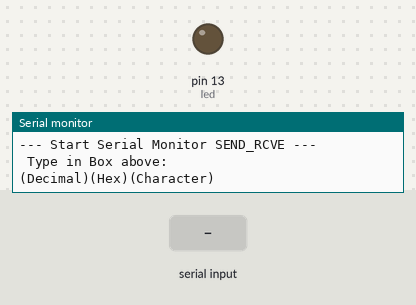
A sketch run on a simulated Arduino Uno, built with avr-gcc and run on an emulated ATmega328P. Shown: output pins drawn as LEDs (lit = HIGH), the last lines printed to the serial monitor. Inputs (shaded band) come from the test bench.

Above: at 1.2 s.
1.3 s: "1" received over Serial
At 2.3 s:
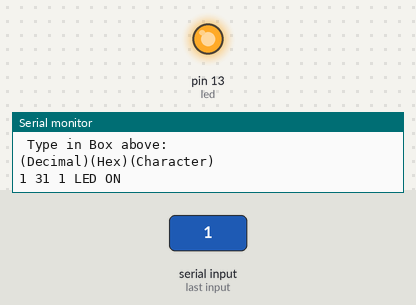
2.8 s: "0" received over Serial
At 3.4 s:
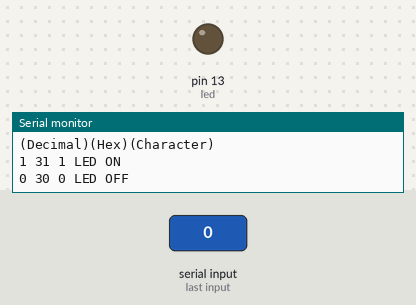
Timing chart, 0 to 5.8 s (numbered marks = the images above; inputs shaded):
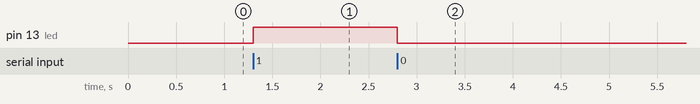

Measured:
- after the input at 1.3 s, pin 13 (led): LOW → HIGH at once
- after the input at 2.8 s, pin 13 (led): HIGH → LOW at once

The sketch:

Exp_1b_SM.ino
```cpp
int led = 13; // LED connected to pin 13 (Built-in LED)

void setup() {
  Serial.begin(9600); // Initialize Serial Communication at 9600 baud rate
  pinMode(led, OUTPUT); // Set the LED pin as output
  Serial.println("--- Start Serial Monitor SEND_RCVE ---");
  Serial.println(" Type in Box above: ");
  Serial.println("(Decimal)(Hex)(Character)");
  Serial.println();
}

void loop() {
  if (Serial.available() > 0) { // Check if data is available on Serial Monitor
    char ByteReceived = Serial.read(); // Read the incoming byte
    Serial.print(ByteReceived);        // Print the decimal value
    Serial.print(" ");
    Serial.print(ByteReceived, HEX);   // Print the hexadecimal value
    Serial.print(" ");
    Serial.print(char(ByteReceived));  // Print the character equivalent

    if (ByteReceived == '1') {         // If '1' is received
      digitalWrite(led, HIGH);         // Turn the LED ON
      Serial.print(" LED ON ");
    }

    if (ByteReceived == '0') {         // If '0' is received
      digitalWrite(led, LOW);          // Turn the LED OFF
      Serial.print(" LED OFF ");
    }

    Serial.println(); // End the line
  }
}
```
